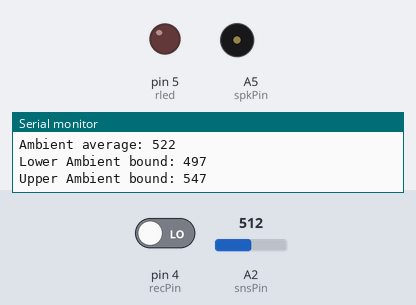
Recording of a sketch running on a simulated Arduino Uno, built with avr-gcc and run on an emulated ATmega328P. On the bench: output pins drawn as LEDs (lit = HIGH), buzzer (waves = sounding), the last lines printed to the serial monitor. The test bench sets the inputs (shaded band); at power-on: A2 (snsPin) = 512, pin 4 (recPin) LOW.

Above: at 1.2 s.
1.3 s: A2 (snsPin) set to 533
2.8 s: A2 (snsPin) set to 561
At 3.6 s:
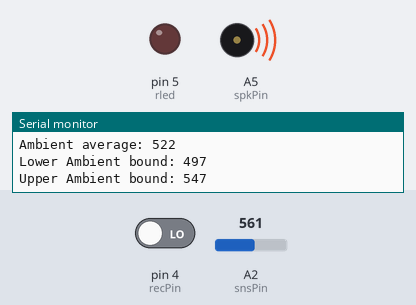
4.3 s: A2 (snsPin) set to 511
At 4.7 s:
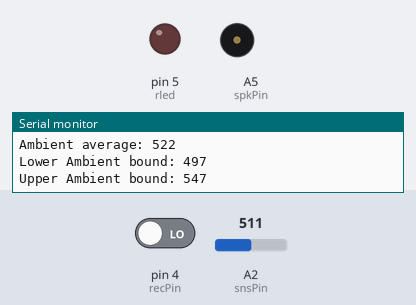
5.8 s: A2 (snsPin) set to 483
At 7.0 s:
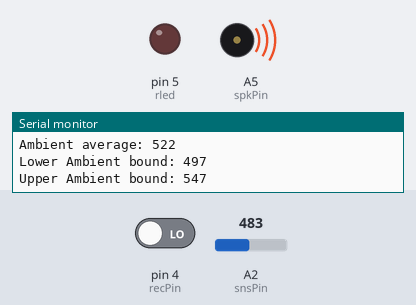
7.3 s: pin 4 (recPin) driven HIGH
At 8.2 s:
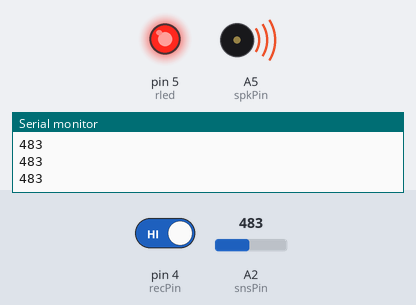
8.8 s: A2 (snsPin) set to 0
At 9.6 s:
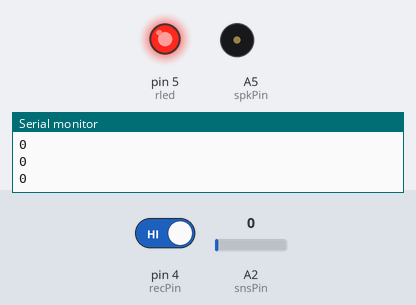
Timing chart, 0 to 11.3 s (numbered marks = the images above; inputs shaded):
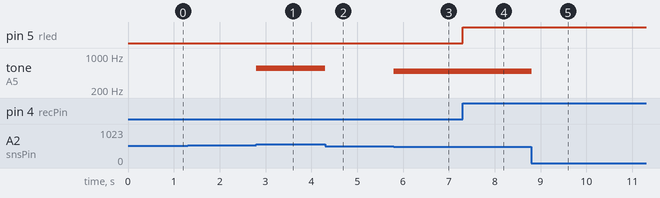

The sketch:

LightSensor.ino
```cpp
#define spkPin A5
#define snsPin A2
#define recPin 4
#define rled 5
int snsVal;
int atd=50; // Ambient light test duration. Number of values collected.
int sns=25; // Sensitivity of detectecting motion.
int amUp,amLow,avg;


void setup() {
  Serial.begin(9600);
  pinMode(rled,OUTPUT);
  pinMode(spkPin,OUTPUT); // Speaker
  collectAmbient();
}

void loop() {
  snsVal=analogRead(snsPin);
  if (snsVal >= amUp || snsVal <= amLow) {
    tone(spkPin,snsVal);
    if (digitalRead(recPin)==HIGH) {
      digitalWrite(rled,HIGH);
      Serial.println(snsVal);
    }
    else {
      digitalWrite(rled,LOW);
    }
  }
  else {
    noTone(spkPin);
    }
}

void collectAmbient() {
  int i=0;
  int sum=0;
  Serial.println("Ambient light readings:");
  for (i;i<=atd;i++) {
    snsVal=analogRead(snsPin);
    sum=sum+snsVal;
  }
  Serial.print("Sum: ");
  Serial.println(sum);
  avg= sum/atd;
  Serial.print("Average: ");
  Serial.println(avg);
  amUp=avg+sns; // Upper bound of ambient light
  amLow=avg-sns; // Lower bound of ambient light
  Serial.print("Ambient average: ");
  Serial.println(avg);
  Serial.print("Lower Ambient bound: ");
  Serial.println(amLow);
  Serial.print("Upper Ambient bound: ");
  Serial.println(amUp);
}
```

Measured:
- the behaviour switches between 546 and 547 on A2 (snsPin) (found by bisection; images 0 and 1)
- the behaviour switches between 498 and 497 on A2 (snsPin) (found by bisection; images 2 and 3)
- after the input at 1.3 s, every drawn part: stays the same
- after the input at 2.8 s, tone on A5 (spkPin): silent → 561 Hz at once
- after the input at 4.3 s, tone on A5 (spkPin): 561 Hz → silent at once
- after the input at 5.8 s, tone on A5 (spkPin): silent → 483 Hz at once
- after the input at 7.3 s, pin 5 (rled): LOW → HIGH at once
- after the input at 8.8 s, tone on A5 (spkPin): 483 Hz → silent at once
